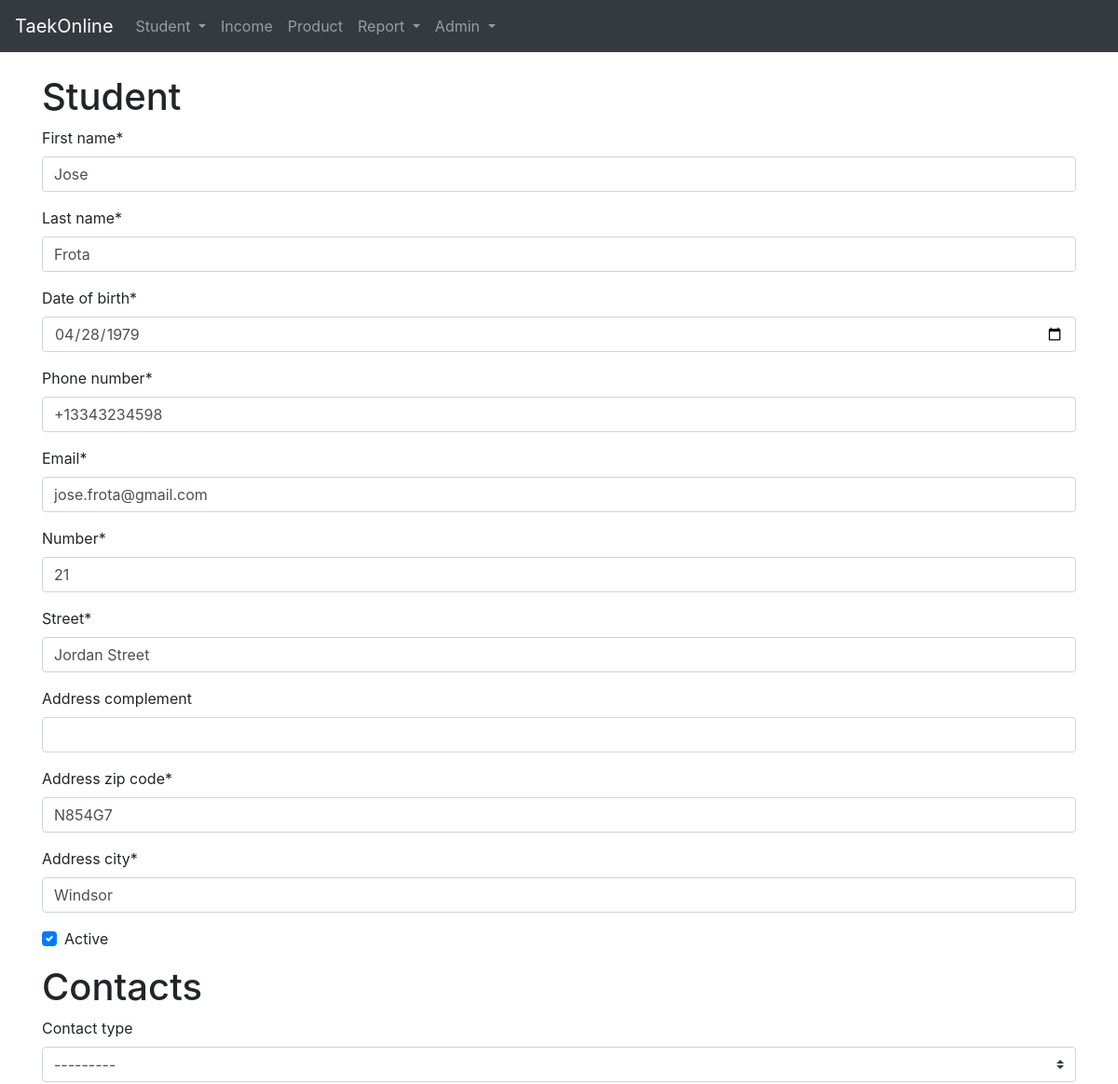
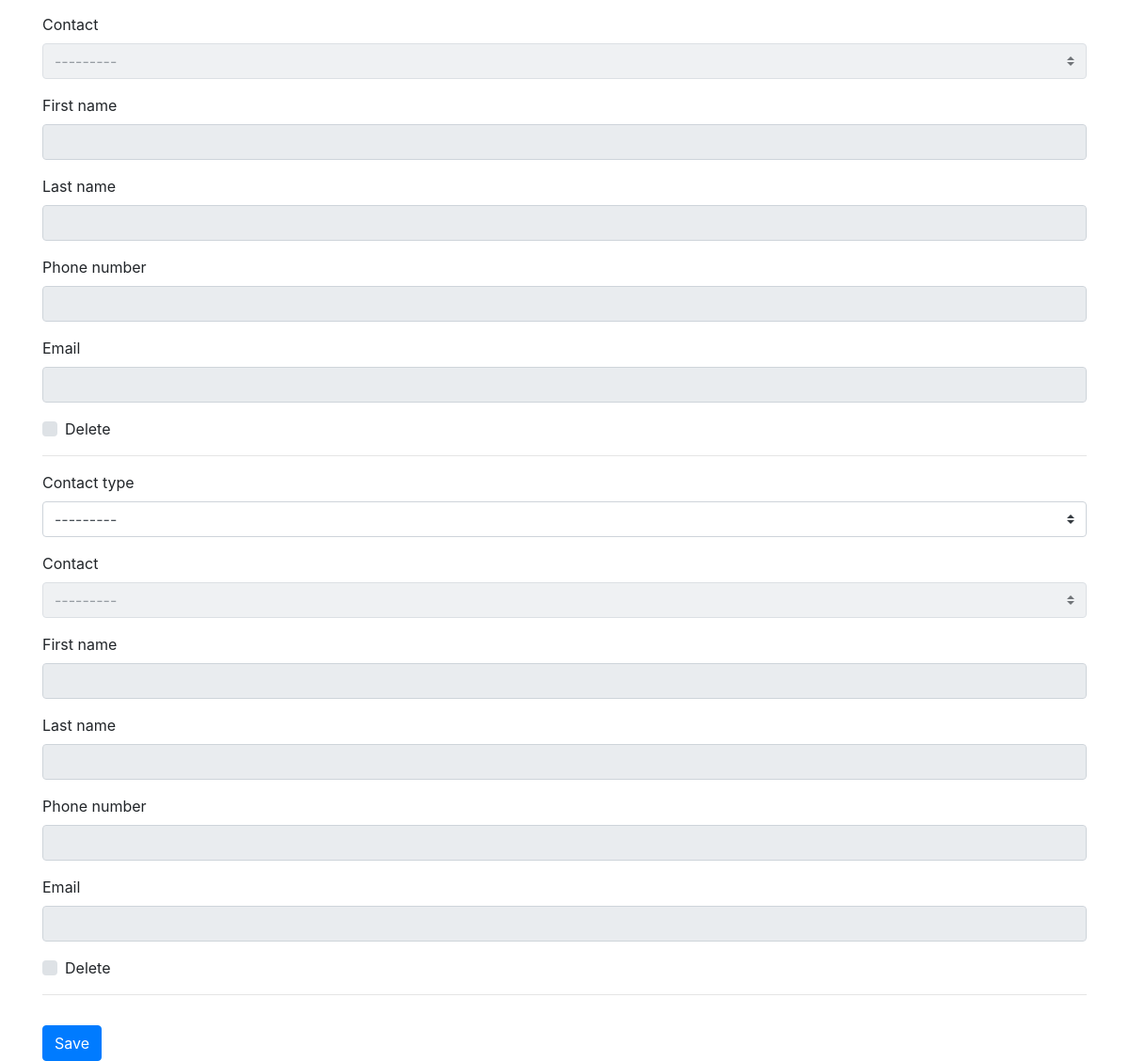
Screenshot of /student/1/change with the database file from the repository (2 pictures, top to bottom).
### taekonline/models.py (models this page shows, shortened)
class Student(models.Model):
    first_name = models.CharField(max_length=100, null=False, blank=False)
    last_name = models.CharField(max_length=100, null=False, blank=False)
    date_of_birth = models.DateField(auto_now=False, auto_now_add=False)
    date_joined = models.DateTimeField(auto_now=False, auto_now_add=True)
    phone_number = PhoneNumberField()
    email = models.EmailField(blank=False, null=False)
    address_number = models.IntegerField(verbose_name="number", null=False, blank=False)
    address_street = models.CharField(verbose_name="street", max_length=200, null=False, blank=False)
    address_complement = models.CharField(max_length=200, null=True, blank=True)
    address_zip_code = models.CharField(max_length=6, null=False, blank=False)
    address_city = models.CharField(max_length=50, null=False, blank=False)
    active = models.BooleanField(default=True)
    @property
    def name(self):
        return ', '.join((self.first_name,self.last_name))
    def __str__(self):
        return self.name

### taekonline/views.py (the view)
# urls.py: path('student/<int:id>/change', views.student_change, name='student_change'),
@transaction.atomic
def student_change(request, id, template_name='students/student_form.html'):
	student = Student.objects.get(id=int(id))
	if request.POST:
		form = StudentForm(request.POST, instance=student)
		formset = StudentContactFormSet(request.POST, request.FILES, instance=student)
		if form.is_valid() and formset.is_valid():
			form.save()
			formset.save()
			return redirect('student')
		else:
			return render(request, template_name, {'form':form, 'formset':formset})
	else:
		form = StudentForm(instance=student)
		formset = StudentContactFormSet(instance=student)
	return render(request, template_name, {'form':form, 'formset':formset})

### taekonline/models.py (called while the page is built)
    def __str__(self):
        return self.description

### taekonline/templates/students/student_form.html (shortened to what this page needs)
{% extends 'base.html' %}
{% load static %}
{% load crispy_forms_tags %}
{% block content %}
<form method="post" action="{{ request.path }}">
    <h1>Student</h1>
    {% crispy form %}
    <h1>Contacts</h1>
    <table class="table table-striped table-condensed">
        {% for f in formset.forms %}
        <tr class="{% cycle 'contact1' 'contact2' %}">
            {% crispy f %}
        </tr>
        <hr>
        {% endfor %}
    </table>
    <input type="submit" class="btn btn-primary" value="Save">
</form>
{% endblock content %}

### taekonline/templates/base.html (style rules this page uses)
body { padding-top: 5rem; }

### rows the page displays
Student: first_name "Jose", last_name "Frota", date_of_birth "04/28/1979", phone_number "+13343234598", email "jose.frota@gmail.com", address_number "21", address_street "Jordan Street", address_zip_code "N854G7", address_city "Windsor"
